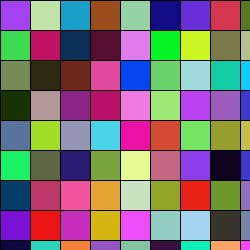
Frame 1 (no input)
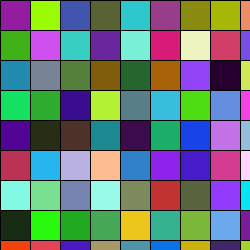
Frame 60 (the mouse pressed at the canvas centre just before this capture)
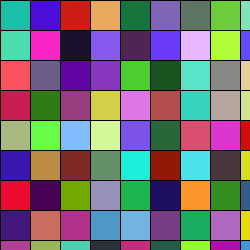
Frame 120 (the mouse held since frame 60 and released just before this capture)

The Processing sketch that drew these frames (run headless with seeded random() and noise(); from frame 60 on, the mouse is pressed at the canvas centre):

// Processing sketch: processing_139401
// ── processing_139401.pde

int counter;

void setup() {
  //setup function called initially, only once

  size(250, 250);

  background(0);
  //set background white

 counter = 0;

}


void draw() {


for (int x = 0; x < 15; x++) {
    for (int y = 0; y < 15; y++) {
        fill((int)random(255), (int)random(255), (int)random(255));
        rect(x*30, y*30, 30, 30);
    }
}

}
